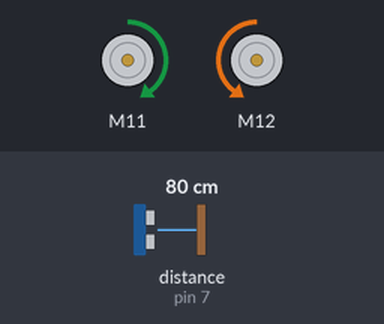
Bench run of a sketch on a simulated Arduino Uno, built with avr-gcc and run on an emulated ATmega328P. Parts: 2 × DC motor (green arrow = forward, orange = backward, longer = faster). The inputs (shaded band) are chosen by the test bench; at power-on: distance to the obstacle (sensor on pin 7) 80 cm. The echo pulse lasts 58.3 µs per cm.

Above: at 0.1 s.
Timing chart, 0 to 1.6 s (numbered marks = the images above):
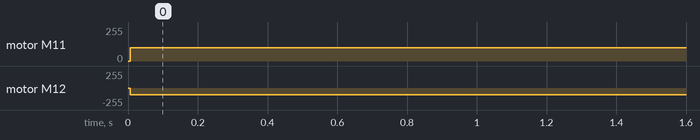

Measured:
- by itself, motor M11: stopped → forward 100/255 at 0.01 s
- by itself, motor M12: stopped → backward 100/255 at 0.01 s

The sketch:

ArdublocklySketch.ino
```cpp
// Ardublockly generated sketch
#include <MeMegaPi.h>

int j;
int i;
int MiMegaPiUltrasonico_port = 7;
int MiMegaPiSeguidor_port = 6;

MeEncoderOnBoard MiMotorIzquierdo(SLOT1);
void isr_process_MiMotorIzquierdo(void)
{
  if(digitalRead(MiMotorIzquierdo.getPortB()) == 0)
  {
    MiMotorIzquierdo.pulsePosMinus();
  }
  else
  {
    MiMotorIzquierdo.pulsePosPlus();
  }
}

MeEncoderOnBoard MiMotorDerecho(SLOT2);
void isr_process_MiMotorDerecho(void)
{
  if(digitalRead(MiMotorDerecho.getPortB()) == 0)
  {
    MiMotorDerecho.pulsePosMinus();
  }
  else
  {
    MiMotorDerecho.pulsePosPlus();
  }
}

MeUltrasonicSensor MiMegaPiUltrasonico(MiMegaPiUltrasonico_port);
MeLineFollower MiMegaPiSeguidor(MiMegaPiSeguidor_port);

void setup() {
  //Set PWM 8KHz
  TCCR1A = _BV(WGM10);
  TCCR1B = _BV(CS11) | _BV(WGM12);
  TCCR2A = _BV(WGM21) | _BV(WGM20);
  TCCR2B = _BV(CS21);
  attachInterrupt(MiMotorIzquierdo.getIntNum(), isr_process_MiMotorIzquierdo, RISING);
  attachInterrupt(MiMotorDerecho.getIntNum(), isr_process_MiMotorDerecho, RISING);
}

void loop() {
  j = MiMegaPiUltrasonico.distanceCm();
  i = MiMegaPiSeguidor.readSensors();
  // S1_IN_S2_IN   = 0x00    sensor1 y sensor2 ambos dentro de la linea negra
  // S1_IN_S2_OUT  = 0x01    sensor1 esta dentro de la linea negra y sensor2 esta fuera de la linea negra
  // undefined
  // S1_OUT_S2_OUT = 0x03    sensor1 and sensor2 ambos fuera de la linea negra ;
  if (i == 0) {
    MiMotorIzquierdo.setMotorPwm(100);
    MiMotorDerecho.setMotorPwm(-100);
    MiMotorIzquierdo.updateSpeed();
    MiMotorDerecho.updateSpeed();
  } else if (i == 1) {
    MiMotorIzquierdo.setMotorPwm(100);
    MiMotorDerecho.setMotorPwm(100);
    delay(0);
    MiMotorIzquierdo.updateSpeed();
    MiMotorDerecho.updateSpeed();
  } else if (i == 2) {
    MiMotorIzquierdo.setMotorPwm(-100);
    MiMotorDerecho.setMotorPwm(-100);
    delay(0);
    MiMotorIzquierdo.updateSpeed();
    MiMotorDerecho.updateSpeed();
  } else if (i == 3) {
    if (j < 25) {
      MiMotorIzquierdo.setMotorPwm(100);
      MiMotorDerecho.setMotorPwm(100);
      delay(4000);
      MiMotorIzquierdo.updateSpeed();
      MiMotorDerecho.updateSpeed();
    }
    MiMotorIzquierdo.setMotorPwm(100);
    MiMotorDerecho.setMotorPwm(-100);
    MiMotorIzquierdo.updateSpeed();
    MiMotorDerecho.updateSpeed();
  }

}
```
